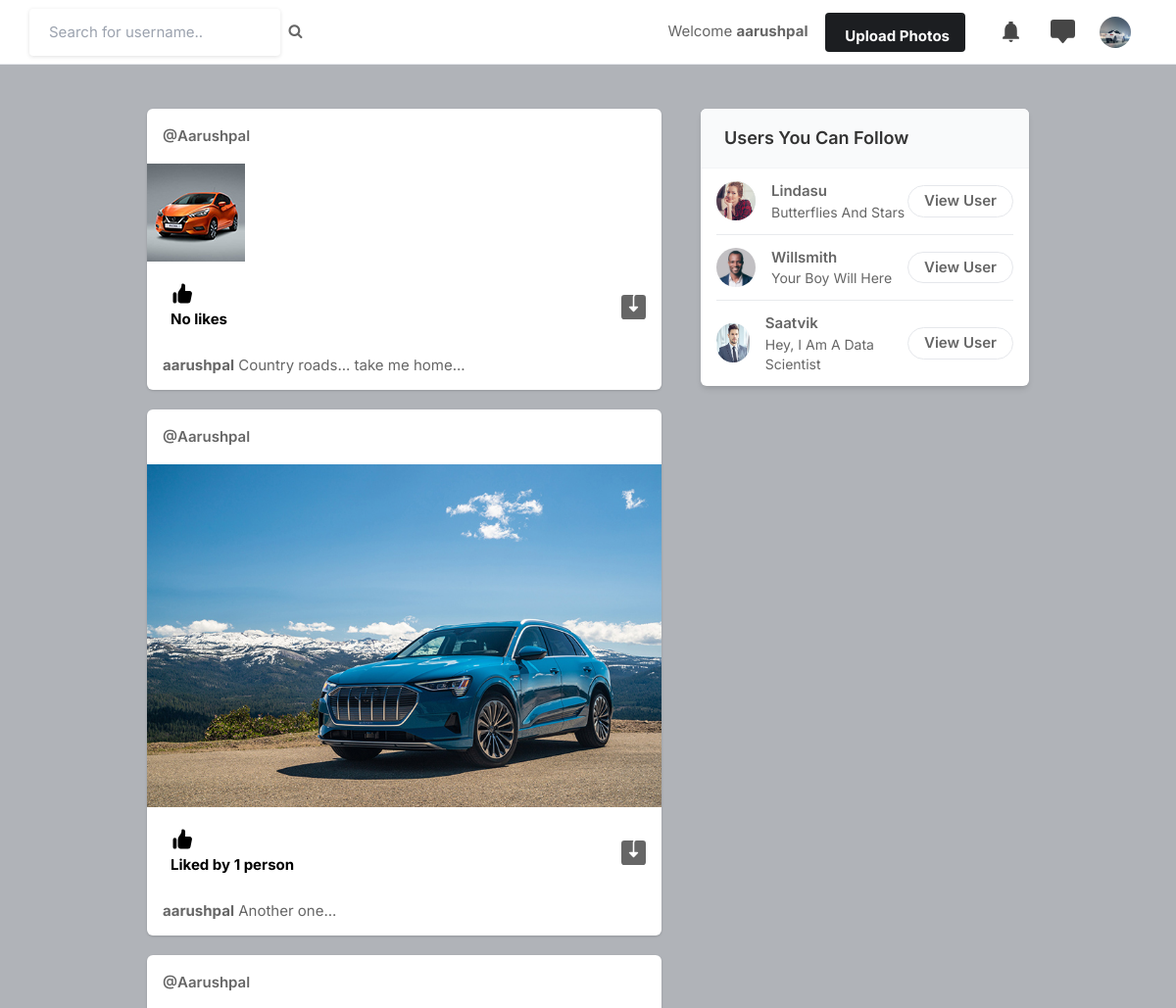
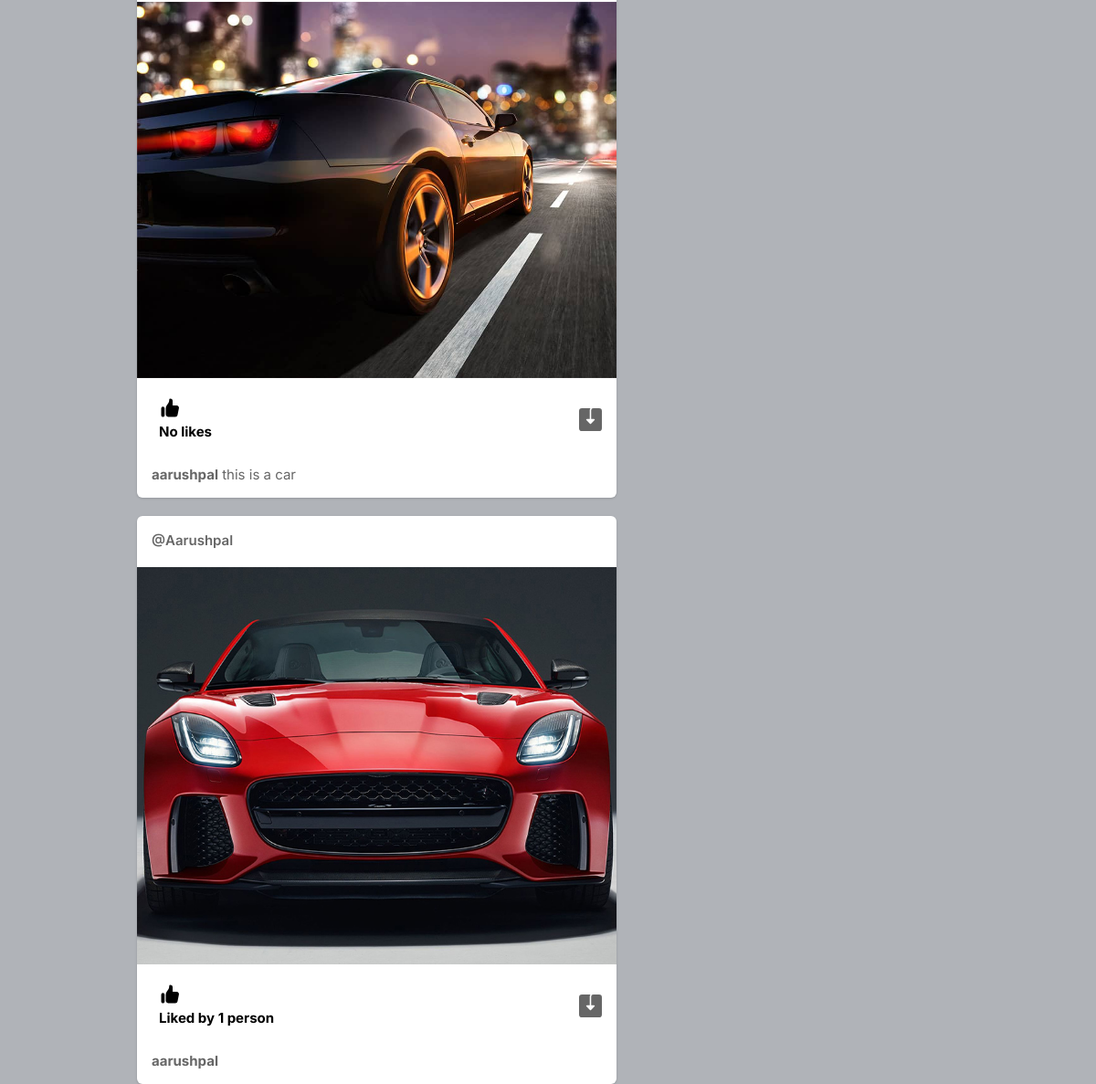
Screenshot of / (signed in) with the database file from the repository (2 pictures, top to bottom).
### core/models.py (models this page shows, shortened)
class Profile(models.Model):
    user = models.ForeignKey(User, on_delete=models.CASCADE)
    id_user = models.IntegerField()
    bio = models.TextField(blank=True)
    profileimg = models.ImageField(upload_to='profile_images', default='blank-profile-picture.png')
    location = models.CharField(max_length=100, blank=True)

class Post(models.Model):
    id = models.UUIDField(primary_key=True, default=uuid.uuid4)
    user = models.CharField(max_length=100)
    image = models.ImageField(upload_to='post_images')
    caption = models.TextField()
    created_at = models.DateTimeField(default=datetime.now)
    no_of_likes = models.IntegerField(default=0)

### core/views.py (the view)
# urls.py: path('', views.index, name='index'),
@login_required(login_url='signin')
def index(request):
    user_object = User.objects.get(username=request.user.username)
    try:
        user_profile = Profile.objects.get(user=user_object)
    except Profile.DoesNotExist:
        return redirect('signin')
    user_following_list = []
    feed = []
    user_following = FollowersCount.objects.filter(follower=request.user.username)
    for users in user_following:
        user_following_list.append(users.user)
    for usernames in user_following_list:
        feed_lists = Post.objects.filter(user=usernames)
        feed.append(feed_lists)
    feed_list = list(chain(*feed))
    all_users = User.objects.all()
    user_following_all = []
    for user in user_following:
        user_list = User.objects.get(username=user.user)
        user_following_all.append(user_list)
    new_suggestions_list = [x for x in list(all_users) if (x not in list(user_following_all))]
    current_user = User.objects.filter(username=request.user.username)
    final_suggestions_list = [x for x in list(new_suggestions_list) if ( x not in list(current_user))]
    random.shuffle(final_suggestions_list)
    username_profile = []
    username_profile_list = []
    for users in final_suggestions_list:
        username_profile.append(users.id)
    for ids in username_profile:
        profile_lists = Profile.objects.filter(id_user=ids)
        username_profile_list.append(profile_lists)
    suggestions_username_profile_list = list(chain(*username_profile_list))
    return render(request, 'index.html', {'user_profile': user_profile, 'posts':feed_list, 'suggestions_username_profile_list': suggestions_username_profile_list[:5]})

### templates/index.html (shortened to what this page needs)
{% load static %}
<!DOCTYPE html>
<html lang="en">
<head>
    <link rel="stylesheet" href="{% static 'assets/css/icons.css' %}">
    <link rel="stylesheet" href="{% static 'assets/css/uikit.css' %}">
    <link rel="stylesheet" href="{% static 'assets/css/style.css' %}">
    <link rel="stylesheet" href="{% static 'assets/css/tailwind.css' %}">
    <link rel="stylesheet" href="https://cdnjs.cloudflare.com/ajax/libs/font-awesome/4.7.0/css/font-awesome.min.css">
</head>
<body>
            <header>
                <div class="header_inner">
                    <form action="/search" method="POST">
                    <div class="left-side">
                            <input type="text" name="username" placeholder="Search for username..">&nbsp;&nbsp;
                            <button type="submit"><i class="fa fa-search fa-1x"></i></button>
                    </div>
                </form>
                    <div class="right-side lg:pr-4">
                        <a href="#" class="">
                            Welcome <b name="" class="">{{user.username}}&nbsp; &nbsp; &nbsp;</b>
                        </a>
                        <a href="#"
                            class="bg-pink-500 flex font-bold hidden hover:bg-pink-600 hover:text-white inline-block items-center lg:block max-h-10 mr-4 px-4 py-2 rounded shado text-white">
                              Upload Photos
                        </a>
                        <a href="#" class="header-links-item">
                        </a>
                        <a href="#" class="header-links-item">
                        </a>
                        <a href="#">
                            <img src={{user_profile.profileimg.url}} class="header-avatar" alt="">
                        </a>
                    </div>
                </div>
            </header>
            <div class="container m-auto">
                <div class="lg:flex justify-center lg:space-x-10 lg:space-y-0 space-y-5">
                    <div class="space-y-5 flex-shrink-0 lg:w-7/12">
                         {% for post in posts reversed %}
                        <div class="bg-white shadow rounded-md  -mx-2 lg:mx-0">
                            <div class="flex justify-between items-center px-4 py-3">
                                <div class="flex flex-1 items-center space-x-4">
                                    <span class="block capitalize font-semibold "><a href = "/profile/{{post.user}}">@{{post.user}} </a> </span>
                                </div>
                              <div>
                                <a href="#"> <i class="icon-feather-more-horizontal text-2xl hover:bg-gray-200 rounded-full p-2 transition -mr-1 "></i> </a>
                              </div>
                            </div>
                            <div uk-lightbox>
                                <a href={{post.image.url}}>
                                    <img src={{post.image.url}} alt="">
                                </a>
                            </div>
                            <div class="py-3 px-4 space-y-3">
                                <div class="flex space-x-4 lg:font-bold">
                                    <a href="/like-post?post_id={{post.id}}" class="flex items-center space-x-2">
                                        <div class="p-2 rounded-full text-black">
                                            {% if post.no_of_likes == 0 %}
                                            <p>No likes</p>
                                            {% elif post.no_of_likes == 1 %}
                                            <p>Liked by {{post.no_of_likes}} person</p>
                                            {% else %}
                                            <p>Liked by {{post.no_of_likes}} people</p>
                                            {% endif %}
                                        </div>
                                    </a>
                                    <a href={{post.image.url}} class="flex items-center space-x-2 flex-1 justify-end" download>
                                    </a>
                                </div>
                                <p>
                                    <a href="/profile/{{post.user}}"><strong>{{post.user}}</strong></a> {{post.caption}}
                                </p>
                            </div>
                        </div>
                        {% endfor %}
                    </div>
                    <div class="lg:w-5/12">
                        <div class="bg-white  shadow-md rounded-md overflow-hidden">
                            <div class="bg-gray-50  border-b border-gray-100 flex items-baseline justify-between py-4 px-6 ">
                                <h2 class="font-semibold text-lg">Users You Can Follow</h2>
                            </div>
                            <div class="divide-gray-300 divide-gray-50 divide-opacity-50 divide-y px-4 ">
                                {% for suggestion in suggestions_username_profile_list %}
                                <div class="flex items-center justify-between py-3">
                                    <div class="flex flex-1 items-center space-x-4">
                                        <a href="/profile/{{suggestion.user}}">
                                            <img src="{{suggestion.profileimg.url}}" class="bg-gray-200 rounded-full w-10 h-10">
                                        </a>
                                        <div class="flex flex-col">
                                            <span class="block capitalize font-semibold"> {{suggestion.user}} </span>
                                            <span class="block capitalize text-sm"> {{suggestion.bio}} </span>
                                        </div>
                                    </div>
                                    <a href="/profile/{{suggestion.user}}" class="border border-gray-200 font-semibold px-4 py-1 rounded-full hover:bg-pink-600 hover:text-white hover:border-pink-600 "> View User </a>
                                </div>
                                {% endfor %}
                            </div>
                        </div>
                    </div>
                </div>
            </div>
</body>
</html>

### static/assets/css/style.css (style rules this page uses)
body { background-color: #B0B3B8!important; }
button { vertical-align: middle; }
input { height: 48px; line-height: 48px; padding: 0 20px; outline: none; font-size: 15px; color: #808080; max-width: 100%; width: 100%; -webkit-box-sizing: border-box; box-sizing: border-box; display: block; font-weight: 400; opacity: 1; border-radius: 4px; border: none; -webkit-box-shadow: 0 1px 4px 0px rgba(0, 0, 0, 0.12); box-shadow: 0 1px 4px 0px rgba(0, 0, 0, 0.12); }
input[type="text"], input[type="password"], input[type="email"], input[type="number"] { height: 48px; line-height: 48px; padding: 0 20px; outline: none; font-size: 15px; color: #808080; max-width: 100%; width: 100%; -webkit-box-sizing: border-box; box-sizing: border-box; display: block; font-weight: 400; opacity: 1; border-radius: 4px; border: none; -webkit-box-shadow: 0 1px 4px 0px rgba(0, 0, 0, 0.12); box-shadow: 0 1px 4px 0px rgba(0, 0, 0, 0.12); }
input { -webkit-transition: all 0.1s ease-in-out; transition: all 0.1s ease-in-out; }
::placeholder { color: #808080; opacity: 1; }
button { border: none; margin: 0; padding: 0; width: auto; overflow: visible; background: transparent; color: inherit; font: inherit; line-height: normal; cursor: pointer; }
a { color: #be185d; -webkit-transition: 0.3s; transition: 0.3s; outline: none !important; }
button { outline: none !important; }
img { max-width: 100%; }
body { color: #666; font-size: 15px; line-height: 27px; background-color: #f0f2f5; font-family: "Inter", sans-serif; text-transform: none; }
body p { font-size: 15px; line-height: 27px; }
h1, h2, h3, h4, h5, h6 { font-family: "Inter", sans-serif; text-transform: none; }
input[type="text"], input[type="password"], input[type="email"] { font-family: "Inter", sans-serif; text-transform: none; }
button, body .pac-container { font-family: "Inter", sans-serif; text-transform: none; }
h1, h2, h3, h4, h5, h6 { color: #333; font-weight: 500; margin: 0; padding: 0; }
h2 { font-size: 26px; }
b, strong { font-weight: 700 !important; }
@media (min-width: 1024px) { .container { max-width: 900px !important; padding-top: 45px; } }
header { background-color: #fff; left: 0; right: 0; top: 0; z-index: 99; height: 66px; display: -webkit-box; display: -ms-flexbox; display: flex; -webkit-box-align: center; -ms-flex-align: center; align-items: center; border-bottom: 1px solid #e5e7eb; }
header .header_inner { display: -webkit-box; display: -ms-flexbox; display: flex; -webkit-box-align: center; -ms-flex-align: center; align-items: center; max-width: 1090px; margin: auto; width: 100%; max-width: 100% !important; padding: 0 30px; }
header .header_inner .left-side { display: -webkit-box; display: -ms-flexbox; display: flex; -webkit-box-align: center; -ms-flex-align: center; align-items: center; }
header .header_inner .right-side { display: -webkit-box; display: -ms-flexbox; display: flex; -webkit-box-align: center; -ms-flex-align: center; align-items: center; -webkit-box-pack: end; -ms-flex-pack: end; justify-content: flex-end; margin-left: auto; }
header .header_inner .right-side .header-links-item { padding: 10px; margin-left: 8px; }
header .header_inner .right-side .header-links-item svg { width: 25px; height: 25px; color: #464646; }
header .header_inner .right-side .header-avatar { width: 32px; height: 32px; border-radius: 100%; margin-left: 15px; }

### rows the page displays
Profile: profileimg (picture)
Post: user "Aarushpal", image (picture), no_of_likes "No likes", user "aarushpal", caption "Country roads... take me home..."
Post: user "Aarushpal", image (picture), no_of_likes "1", user "aarushpal", caption "Another one..."
Post: user "Aarushpal", image (picture), no_of_likes "No likes", user "aarushpal", caption "this is a car"
Post: user "Aarushpal", image (picture), no_of_likes "1", user "aarushpal"
Profile: profileimg (picture), user "Lindasu", bio "Butterflies And Stars"
Profile: profileimg (picture), user "Willsmith", bio "Your Boy Will Here"
Profile: profileimg (picture), user "Saatvik", bio "Hey, I Am A Data Scientist"

### other values shown
{{ user.username }} "aarushpal"
